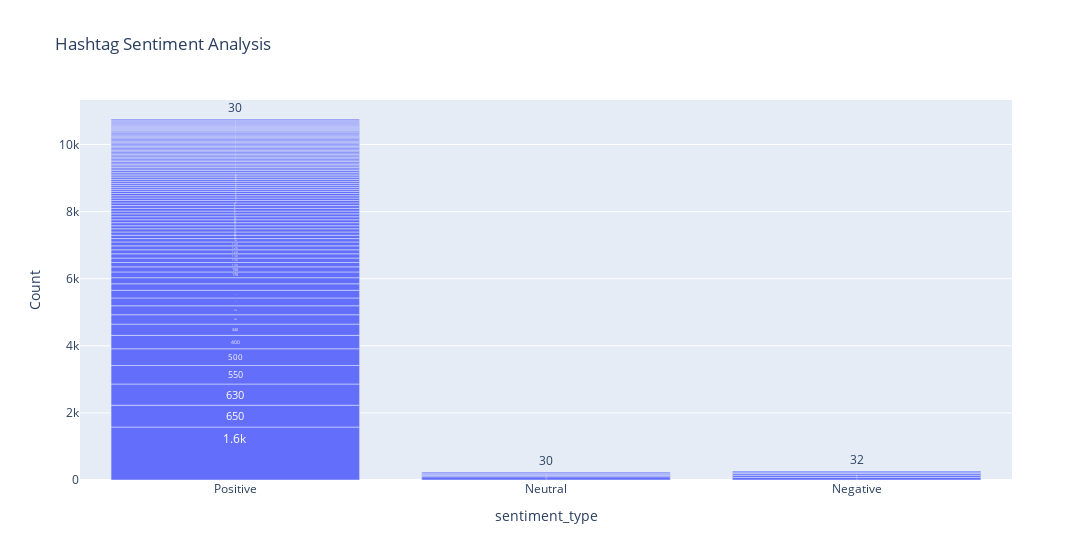

The cell this chart's notebook holds for it:
### Markdown cell above
### TOP 20 HASHTAGS AND SENTIMENT RESULTS

### Code cell
'''
April 2020 hashtags interests:
1 - Covid19, World Health Day(7 April), Coronavirus - sentiment positive
2 - weight loss - negative inclined
3 - fitness motivation 
'''

tag_Pivot = pd.pivot_table(data[data['hashtags']!='bos'],
                                index=['hashtags'],
                                values=['hashtag_count','sentiment_type','compound'],
                                aggfunc={'hashtag_count':'count','sentiment_type':lambda x:(mode(x))[0][0],'compound':np.sum
                                        }).sort_values(ascending=False, by=['hashtag_count']).reset_index()
tag_df=tag_Pivot.value_counts()
tag_df=pd.DataFrame(tag_df).reset_index()
tag_df
hashlist=[]
hashlist2=[]
hashlist3=[]
for a in tag_df.index:
        for x in tag_df.loc[a,'hashtags'].lower().split():
                hashlist.append(x.strip())
                hashlist2.append(tag_df.loc[a,'hashtag_count'])
                hashlist3.append(tag_df.loc[a,'compound'])
hash_df=pd.DataFrame({'tag':hashlist,'hashcount':hashlist2,'compound':hashlist3})
del hashlist,hashlist2,hashlist3
tag_df=pd.DataFrame(hash_df.value_counts().reset_index())
tag_df=tag_df.rename(columns={0: "Count"})
tag_df
hash_df = pd.pivot_table(tag_df, index=['tag'],
                        values=['hashcount', "Count", "compound"],
                        aggfunc={"Count": np.sum, "compound": np.mean}).sort_values(ascending=False, by=["Count"]).reset_index()
del tag_df
hash_df['sentiment_type']=''
hash_df.loc[hash_df.compound>0,['sentiment_type']]='Positive'
hash_df.loc[hash_df.compound<0.15,'sentiment_type']='Neutral'
hash_df.loc[hash_df.compound<0,'sentiment_type']='Negative'
hash_df=hash_df[hash_df['Count']>=30]
hash_df=hash_df.sort_values(ascending=False,by=['Count']).reset_index(drop=True)
hash_df[:20]

import plotly.express as px
fig = px.bar(hash_df, x='sentiment_type', y='Count', text_auto='.2s',title="Hashtag Sentiment Analysis", width=1200)
fig.update_traces(textfont_size=12, textposition="outside", cliponaxis=False)
fig.show()
# hash_df.to_excel('HashtagsAnalysis.xlsx',encoding="utf-8-sig",header=True,index=False)

### Figure 1 — Plotly figure (JSON) as saved in the notebook; plotly's stock layout.template omitted (floating-point values rounded to 4 significant figures)
{"data": [{"alignmentgroup": "True", "cliponaxis": false, "hovertemplate": "sentiment_type=%{x}<br>Count=%{y}<extra></extra>", "legendgroup": "", "marker": {"color": "#636efa", "pattern": {"shape": ""}}, "name": "", "offsetgroup": "", "orientation": "v", "showlegend": false, "textfont": {"size": 12}, "textposition": "outside", "texttemplate": "%{y:.2s}", "type": "bar", "x": ["Positive", "Positive", "Positive", "Positive", "Positive", "Positive", "Positive", "Positive", "Positive", "Positive", "Positive", "Positive", "Positive", "Positive", "Positive", "Positive", "Positive", "Positive", "Positive", "Positive", "Positive", "Positive", "Positive", "Positive", "Neutral", "Positive", "Positive", "Positive", "Positive", "Positive", "Positive", "Positive", "Positive", "Positive", "Positive", "Negative", "Positive", "Positive", "Positive", "Positive", "Positive", "Negative", "Positive", "Positive", "Positive", "Positive", "Positive", "Positive", "Positive", "Positive", "Positive", "Positive", "Positive", "Negative", "Positive", "Positive", "Negative", "Positive", "Positive", "Positive", "Positive", "Positive", "Positive", "Positive", "Positive", "Positive", "Positive", "Positive", "Positive", "Positive", "Positive", "Neutral", "Positive", "Positive", "Positive", "Positive", "Positive", "Positive", "Neutral", "Positive", "Positive", "Positive", "Positive", "Positive", "Positive", "Positive", "Positive", "Neutral", "Positive", "Negative", "Positive", "Positive", "Positive", "Positive", "Positive", "Positive", "Positive", "Neutral", "Positive", "Positive", "Positive"], "xaxis": "x", "y": [1578, 651, 632, 553, 498, 400, 335, 280, 267, 233, 229, 193, 182, 172, 151, 131, 131, 127, 120, 117, 117, 100, 99, 98, 97, 95, 91, 91, 88, 88, 87, 83, 82, 82, 80, 77, 74, 71, 69, 67, 64, 64, 61, 60, 59, 59, 57, 56, 56, 54, 54, 52, 51, 50, 49, 47, 44, 44, 44, 43, 43, 43, 42, 42, 42, 42, 42, 41, 40, 40, 39, 39, 39, 39, 39, 38, 38, 38, 38, 37, 37, 36, 35, 34, 34, 33, 33, 33, 32, 32, 32, 32, 32, 32, 32, 31, 31, 30, 30, 30, 30], "yaxis": "y"}], "layout": {"barmode": "relative", "legend": {"tracegroupgap": 0}, "title": {"text": "Hashtag Sentiment Analysis"}, "width": 1200, "xaxis": {"anchor": "y", "domain": [0, 1], "title": {"text": "sentiment_type"}}, "yaxis": {"anchor": "x", "domain": [0, 1], "title": {"text": "Count"}}}}
